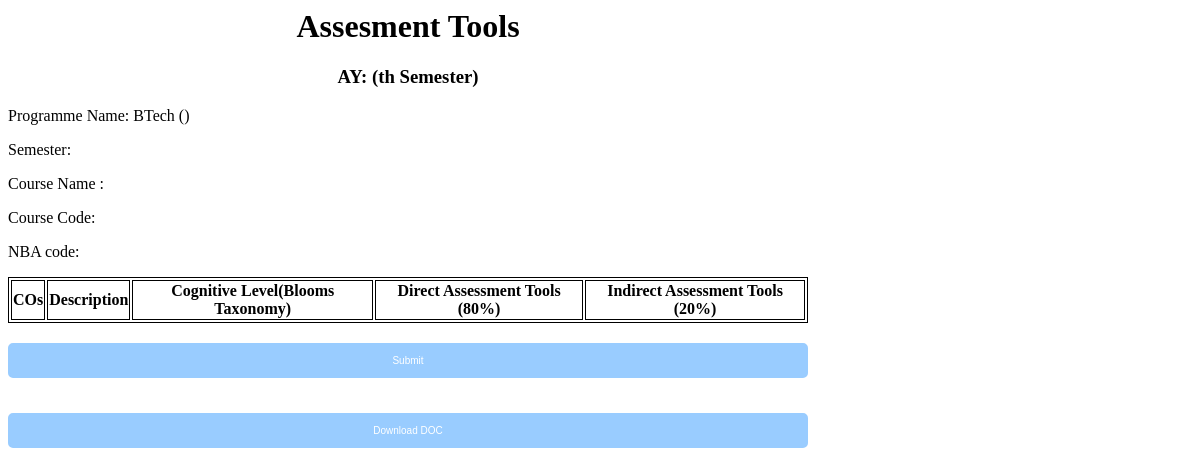
The page /assesmenttools.php?rid=6 on the database as committed earlier.
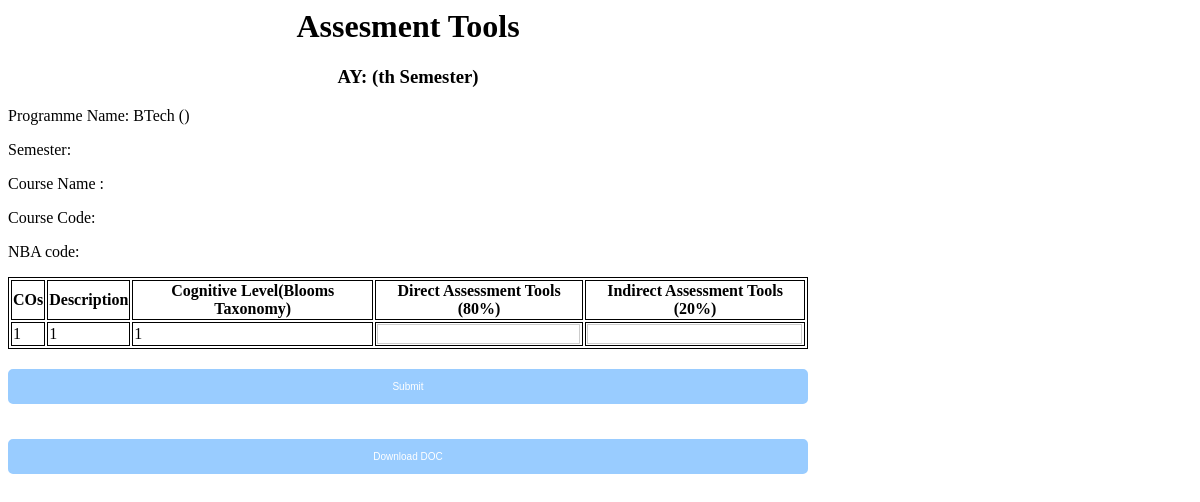
The same page on the database as committed later.
### tables this page shows
CREATE TABLE `table1` (
  `row_id` int(11) NOT NULL,
  `rid` int(100) NOT NULL,
  `c_no` varchar(111) NOT NULL,
  `c_des` varchar(111) NOT NULL,
  `cog_level` varchar(111) NOT NULL,
  `direct_assesment` varchar(1000) NOT NULL,
  `indirect_assesment` varchar(1000) NOT NULL
);

### assesmenttools.php (the view, shortened to what this page needs)
<?php
include('connect.inc.php');
$rid = stripcslashes(htmlspecialchars($_GET['rid']));
$semester = stripcslashes(htmlspecialchars($_GET['semester']));
$year = stripcslashes(htmlspecialchars($_GET['year']));
$ccode = stripcslashes(htmlspecialchars($_GET['ccode']));
$rcname = stripcslashes(htmlspecialchars($_GET['rcname']));
$nba = stripcslashes(htmlspecialchars($_GET['nba']));
$branch =stripcslashes(htmlspecialchars($_GET['branch']));
?>
<html>
<head>
    <link rel="stylesheet" type="text/css" href="style.css">
    <link rel="stylesheet" type="text/css" href="openingstyle.css">
</head>
<body>
<form action="storeassesdb.php" method="post">
<div class="page-holder">
	<div class="container">
    <div>
        <p style="text-align:center">
            <h1>Assesment Tools</h1>
            <h3>AY: <?php echo $year; ?> (<?php echo $semester;?>th Semester)</h3>
        </p>
    </div>
    <p class="sub">
    Programme Name: BTech (<?php echo $branch;?>)
    </p>
    <p class="sub">
    Semester: <?php echo $semester;?>
    </p>
    <p class="sub">
    Course Name : <?php echo $ccode;?>
    </p>
    <p class="sub">
    Course Code: <?php echo $rcname;?>
    </p>
    <p class="sub">
    NBA code: <?php echo $nba;?>
    </p>
    <table class="" id='asses'>
        <thead>
            <tr>
                <th>COs</th>
                <th>Description</th>
                <th>Cognitive Level(Blooms Taxonomy)</th>
                <th>Direct Assessment Tools (80%)</th>
                <th>Indirect Assessment Tools (20%)</th>
            </tr>
        </thead>
        <tbody>
        <?php
            $ser0 = mysqli_query($db, "SELECT row_id, c_no, c_des,cog_level, direct_assesment, indirect_assesment FROM table1 where rid='".$rid."' ");
            while(   $get_ser0 = mysqli_fetch_assoc($ser0)){
                $c_no = $get_ser0['c_no'];
                $c_des = $get_ser0['c_des'];
                $cog_level = $get_ser0['cog_level'];
                $row_id = $get_ser0['row_id'];
                $direct_assesment = $get_ser0['direct_assesment'];
                $indirect_assesment = $get_ser0['indirect_assesment'];
                echo "<tr>
                    <input type='hidden' name='row_id[]' value= ' $row_id '/>
                    <td class='' name='c_no[]'> $c_no </td>
                    <td class='' name='c_des[]'> $c_des </td>
                    <td class='' name='cog_level[]'> $cog_level </td>
                    <td> <input type='text' name='direct_assesment[]' value = '$direct_assesment '/>  </td>
                    <td> <input type='text'name='indirect_assesment[]' value = '$indirect_assesment '/>  </td>
                    </tr>";
                }
        ?>
        </tbody>
    </table>
    <input type="submit">
</form>
<form method="post">
<input type="submit" name="print"
                class="button" value="Download DOC" />
</form>
    <body>
</html>

Rows that differ between the two databases and show on the page:
added table1: c_no "1", c_des "1", cog_level "1"
